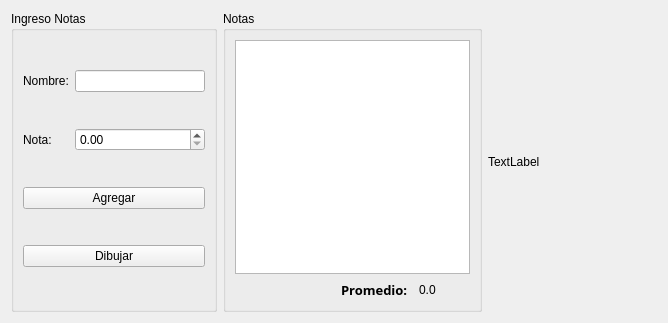
<?xml version="1.0" encoding="UTF-8"?>
<ui version="4.0">
 <class>Form</class>
 <widget class="QWidget" name="Form">
  <property name="geometry">
   <rect>
    <x>0</x>
    <y>0</y>
    <width>668</width>
    <height>319</height>
   </rect>
  </property>
  <property name="windowTitle">
   <string>Notas</string>
  </property>
  <property name="windowIcon">
   <iconset resource="Recursos.qrc">
    <normaloff>:/Recursos/lista-de-verificacion.png</normaloff>:/Recursos/lista-de-verificacion.png</iconset>
  </property>
  <layout class="QGridLayout" name="gridLayout_2">
   <item row="0" column="1">
    <widget class="QGroupBox" name="groupBox_2">
     <property name="minimumSize">
      <size>
       <width>221</width>
       <height>295</height>
      </size>
     </property>
     <property name="maximumSize">
      <size>
       <width>259</width>
       <height>301</height>
      </size>
     </property>
     <property name="title">
      <string>Notas</string>
     </property>
     <layout class="QGridLayout" name="gridLayout">
      <item row="0" column="0" colspan="3">
       <widget class="QTableWidget" name="outNotas"/>
      </item>
      <item row="1" column="0">
       <spacer name="horizontalSpacer">
        <property name="orientation">
         <enum>Qt::Horizontal</enum>
        </property>
        <property name="sizeHint" stdset="0">
         <size>
          <width>101</width>
          <height>20</height>
         </size>
        </property>
       </spacer>
      </item>
      <item row="1" column="1">
       <widget class="QLabel" name="label_3">
        <property name="minimumSize">
         <size>
          <width>72</width>
          <height>18</height>
         </size>
        </property>
        <property name="font">
         <font>
          <family>Arial Black</family>
          <pointsize>10</pointsize>
          <weight>75</weight>
          <bold>true</bold>
         </font>
        </property>
        <property name="text">
         <string>Promedio:</string>
        </property>
       </widget>
      </item>
      <item row="1" column="2">
       <widget class="QLabel" name="outProm">
        <property name="minimumSize">
         <size>
          <width>51</width>
          <height>16</height>
         </size>
        </property>
        <property name="font">
         <font>
          <family>Arial</family>
          <pointsize>9</pointsize>
         </font>
        </property>
        <property name="text">
         <string>0.0</string>
        </property>
       </widget>
      </item>
     </layout>
    </widget>
   </item>
   <item row="0" column="0">
    <widget class="QGroupBox" name="groupBox">
     <property name="minimumSize">
      <size>
       <width>206</width>
       <height>301</height>
      </size>
     </property>
     <property name="maximumSize">
      <size>
       <width>206</width>
       <height>301</height>
      </size>
     </property>
     <property name="title">
      <string>Ingreso Notas</string>
     </property>
     <layout class="QGridLayout" name="gridLayout_3">
      <item row="0" column="0">
       <widget class="QLabel" name="label">
        <property name="text">
         <string>Nombre:</string>
        </property>
       </widget>
      </item>
      <item row="0" column="1">
       <widget class="QLineEdit" name="inNombre"/>
      </item>
      <item row="1" column="0">
       <widget class="QLabel" name="label_2">
        <property name="text">
         <string>Nota:</string>
        </property>
       </widget>
      </item>
      <item row="1" column="1">
       <widget class="QDoubleSpinBox" name="inNota">
        <property name="maximum">
         <double>10.000000000000000</double>
        </property>
       </widget>
      </item>
      <item row="2" column="0" colspan="2">
       <widget class="QPushButton" name="btnAgregar">
        <property name="text">
         <string>Agregar</string>
        </property>
        <property name="icon">
         <iconset resource="Recursos.qrc">
          <normaloff>:/Recursos/boton-agregar.png</normaloff>:/Recursos/boton-agregar.png</iconset>
        </property>
       </widget>
      </item>
      <item row="3" column="0" colspan="2">
       <widget class="QPushButton" name="btnDibujar">
        <property name="text">
         <string>Dibujar</string>
        </property>
        <property name="icon">
         <iconset resource="Recursos.qrc">
          <normaloff>:/Recursos/barra-grafica.png</normaloff>:/Recursos/barra-grafica.png</iconset>
        </property>
       </widget>
      </item>
     </layout>
    </widget>
   </item>
   <item row="0" column="2">
    <widget class="QLabel" name="outDiagrama">
     <property name="text">
      <string>TextLabel</string>
     </property>
    </widget>
   </item>
  </layout>
 </widget>
 <resources>
  <include location="Recursos.qrc"/>
 </resources>
 <connections/>
</ui>
